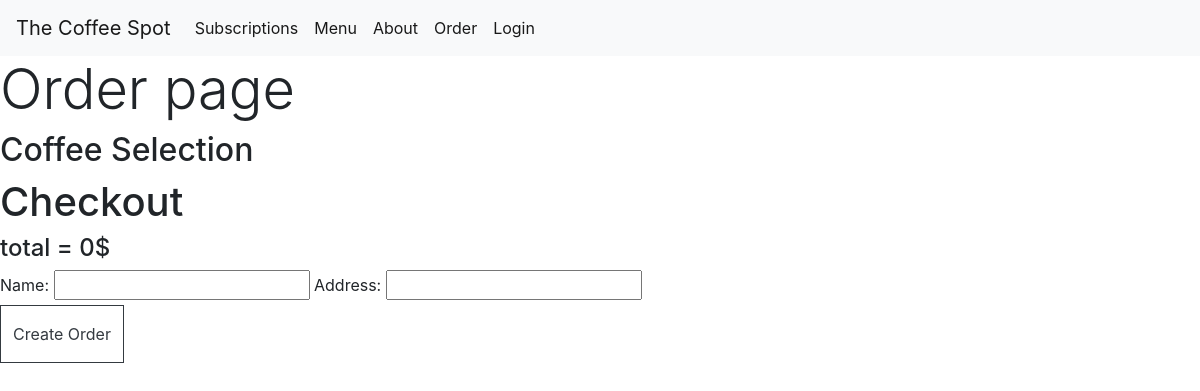
/order/, run on an earlier commit of the app's database.
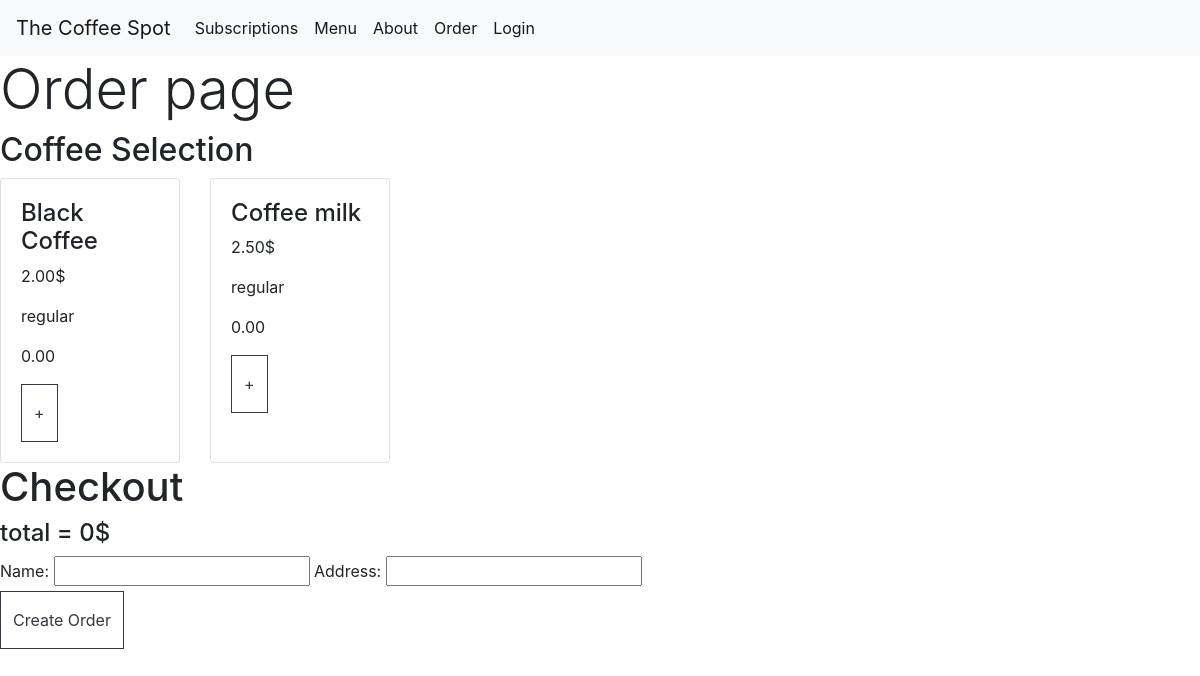
And on a later commit of the database.
### order/models.py (models this page shows, shortened)
class Product(models.Model):
    name = models.CharField(max_length=100, default='Product')
    price = models.DecimalField(max_digits=3, decimal_places=2)
    image = models.ImageField(null=True, blank=True)
    category = models.CharField(max_length=30, null=True, blank=True)
    rating = models.DecimalField(max_digits=6, decimal_places=2, default=0)

### order/views.py (the view, shortened to what this page needs)
# urls.py: path('', views.order.as_view(), name='order'),
class order(View):
    def get(self, request):
        product_list = Product.objects.all()
        cart_items = []
        total = 0
        product_count = 0
        cart = request.session.get('cart', {})
        order_form = orderForm()
        context = {
            'product_list': product_list,
            'cart_items': cart_items,
            'total': total,
            'order_form': order_form,
        }
        return render(request, 'order/order.html', context)

### order/forms.py
class orderForm(forms.ModelForm):
    class Meta:
        model = Order
        fields = ["name", "address"]

### order/templates/order/order.html (shortened to what this page needs)
{% extends "base.html" %}
{% block content %}
<h1 class="display-4 logo-font text-black">Order page</h1>
<h2>Coffee Selection</h2>
<div class="d-flex d-flex-row">
  <div class="card-deck">
    {% for product in product_list %}
      <div class="card">
        <div class="card-body">
            <form action="{% url 'add_to_cart' product.id %}" method="POST">
              <h4>{{ product.name }}</h4>
              <p>{{ product.price }}$</p>
              <p>{{ product.category }}</p>
              <p>{{ product.rating }}</p>
            <input type="submit" class="btn btn-outline-dark rounded-0 py-3" value="+">
          </form>
        </div>
      </div>
    {% endfor %}
  </div>
</div>
<h1>Checkout</h1>
<h4>total = {{ total }}$</h4>
<form action="#">
  {{ order_form }}
</form>
<button class="btn btn-outline-dark rounded-0 py-3">Create Order</button>
{% endblock %}

### templates/base.html (shortened to what this page needs)
<!doctype html>
<html lang="en">
  <head>
    {% block corecss %}
      <link rel="stylesheet" href="https://cdn.jsdelivr.net/npm/bootstrap@4.0.0/dist/css/bootstrap.min.css">
    {% endblock %}
  </head>
  <body>
    <nav class="navbar navbar-expand-lg navbar-light bg-light">
      <a class="navbar-brand" href="{% url 'home_page' %}">The Coffee Spot</a>
      <div class="collapse navbar-collapse" id="navbarSupportedContent">
        <ul class="navbar-nav ms-auto">
          <li class="nav-item active">
            <a href="#" class="nav-link">
              Subscriptions
            </a>
          </li>
          <li class="nav-item active">
            <a href="#" class="nav-link">
              Menu
            </a>
          </li>
          <li class="nav-item active">
            <a href="#" class="nav-link">
              About
            </a>
          </li>
          <li class="nav-item active">
            <a href="{% url 'order' %}" class="nav-link">
              Order
            </a>
          </li>
          {% if user.is_authenticated %}
            <li class="nav-item active">
              <a href="#" class="nav-link">
                Profile
              </a>
            </li>
            <li class="nav-item active">
              <a href="{% url 'account_logout' %}" class="nav-link">
                Logout
              </a>
            </li>
          {% else %}
            <li class="nav-item active">
              <a href="{% url 'account_login' %}" class="nav-link">
                Login
              </a>
            </li>
          {% endif %}
        </ul>
      </div>
    </nav>
    {% block content %}
    {% endblock %}
  </body>
</html>

What changed in the data, as far as the page shows it:
added Product: name "Black Coffee", price "2.00", category "regular", rating "0.00"
added Product: name "Coffee milk", price "2.50", category "regular", rating "0.00"
